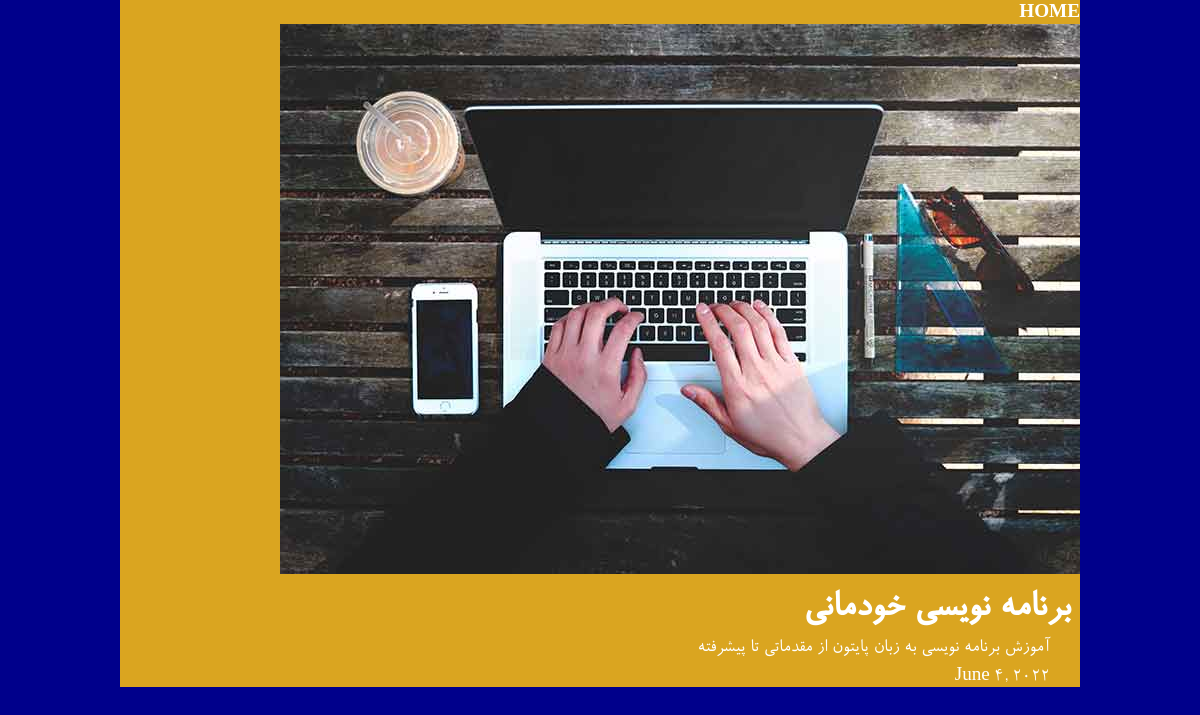
The app's page /articles/book3 with its own data.
### articles/models.py (models this page shows, shortened)
class Article(models.Model):
    title = models.CharField(max_length=100)
    slug = models.SlugField()
    body = models.TextField()
    date = models.DateField(auto_now_add=True)
    image = models.ImageField(default='default.jpg',blank=True)

### articles/views.py (the view)
# urls.py: path('<slug>',views.article_detail, name="detail"),
def article_detail(request, slug):
    article = models.Article.objects.get(slug=slug)
    return render(request, 'articles/article_detail.html', {'article': article})

### articles/templates/articles/article_detail.html (shortened to what this page needs)
{% extends 'base.html' %}
{%block content%}
<div class="article_detail">
    <div class="article">
        <img src="{{article.image.url}}" alt="{{article.title}}">
        <h1>{{article.title}}</h1>
        <p>{{article.body}}</p>
        <p>{{article.date}}</p>
    </div>
</div>
{%endblock%}

### assets/style.css (style rules this page uses)
body { background-color: darkblue; color: #fff; font-family: 'roya'; direction: rtl; font-size: 120%; }
* { margin: 0; padding: 0; text-decoration: none; }
h1 { margin: 10px; }
p { margin: 5px; margin-right: 30px; }

### records on screen
Article: image (picture), title "برنامه نویسی خودمانی", body "آموزش برنامه نویسی به زبان پایتون از مقدماتی تا پیشرفته", date "June 4, 2022"
